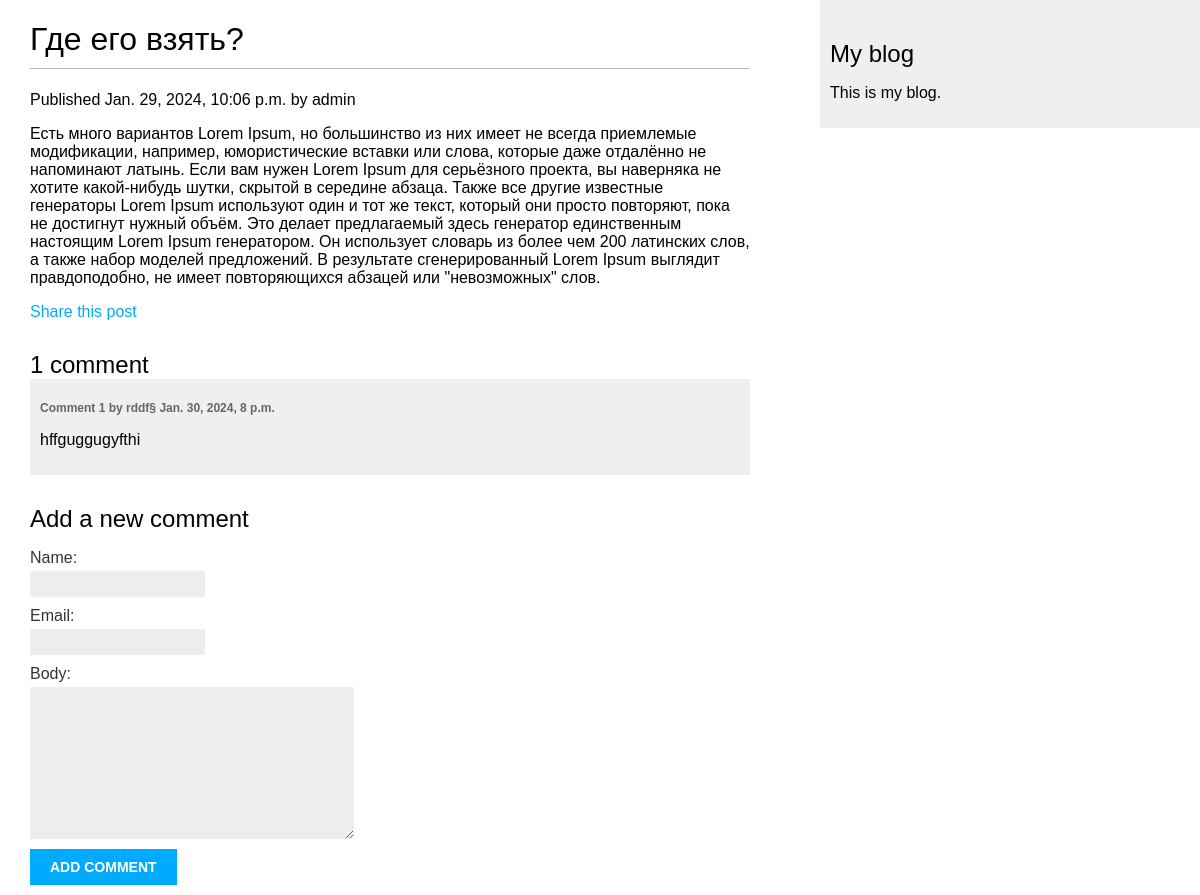
Page /blog/2024/1/29/gde-ego-vzyat/ on the committed database.
### blog/models.py (models this page shows, shortened)
class Post(models.Model):
    class Status(models.TextChoices):
        DRAFT = 'DF', 'Draft'
        PUBLISHED = 'PB', 'Published'
    title = models.CharField(max_length=250)
    slug = models.SlugField(max_length=250,
                            unique_for_date='publish')
    author = models.ForeignKey(User,
                               on_delete=models.CASCADE,
                               related_name='blog_posts')
    body = models.TextField()
    publish = models.DateTimeField(default=timezone.now)
    created = models.DateTimeField(auto_now_add=True)
    updated = models.DateTimeField(auto_now=True)
    status = models.CharField(max_length=2,
                              choices=Status.choices,
                              default=Status.DRAFT)
    object = models.Manager()
    published = PublishedManager()
    tags = TaggableManager()
    class Meta:
        ordering = ['-publish']
        indexes = [
            models.Index(fields=['-publish']),
        ]

class Comment(models.Model):
    post = models.ForeignKey(Post,
                             on_delete=models.CASCADE,
                             related_name='comments')
    name = models.CharField(max_length=80)
    email = models.EmailField()
    body = models.TextField()
    created = models.DateTimeField(auto_now=True)
    updated = models.DateTimeField(auto_now=True)
    active = models.BooleanField(default=True)
    class Meta:
        ordering = ['created']
        indexes = [
            models.Index(fields=['created']),
        ]

### blog/views.py (the view)
def post_detail(request, year, month, day, post):
    post = get_object_or_404(Post,
                             status=Post.Status.PUBLISHED,
                             slug=post,
                             publish__year=year,
                             publish__month=month,
                             publish__day=day)
    comments = post.comments.filter(active=True)
    form = CommentForm()
    return render(request,
                  'blog/post/detail.html',
                  {'post': post,
                   'comments': comments,
                   'form': form})

### blog/forms.py
class CommentForm(forms.ModelForm):
    class Meta:
        model = Comment
        fields = ['name', 'email', 'body']

### blog/templates/blog/post/detail.html (shortened to what this page needs)
{% extends "blog/base.html" %}
{% block content %}
<h1>{{ post.title }}</h1>
<p class=date">
    Published {{ post.publish }} by {{ post.author }}
</p>
{{ post.body|linebreaks }}
<p>
    <a href="{% url "blog:post_share" post.id %}">
    Share this post
    </a>
</p>
{% with comments.count as total_comments %}
<h2>
    {{ total_comments }} comment{{ total_comments|pluralize }}
</h2>
{% endwith %}
{% for comment in comments %}
<div class="comment">
    <p class="info">
        Comment {{ forloop.counter }} by {{ comment.name }}
        {{ comment.created }}
    </p>
    {{ comment.body|linebreaks }}
</div>
{% empty %}
<p>There are no comments.</p>
{% endfor %}
{% include "blog/post/includes/comment_form.html" %}
{% endblock %}

### blog/static/css/blog.css (style rules this page uses)
body { margin:0; padding:0; font-family:helvetica, sans-serif; }
a { color:#00abff; text-decoration:none; }
h1 { font-weight:normal; border-bottom:1px solid #bbb; padding:0 0 10px 0; }
h2 { font-weight:normal; margin:30px 0 0; }
label { float:left; clear:both; color:#333; margin-bottom:4px; }
input, textarea { clear:both; float:left; margin:0 0 10px; background:#ededed; border:0; padding:6px 10px; font-size:12px; }
.comment { padding:10px; }
.comment:nth-child(even) { background:#efefef; }
.comment .info { font-weight:bold; font-size:12px; color:#666; }

### rows in the picture
Post: title "Где его взять?", publish "Jan. 29, 2024, 10:06 p.m.", author "admin", body "Есть много вариантов Lorem Ipsum, но большинство из них имеет не всегда приемлемые модификации, например, юмористические вставки или слова, которые даже отдалённо не напоминают латынь. Если вам нужен Lorem Ipsum для серьёзного проекта, вы наверняка не хотите какой-нибудь шутки, скрытой в середине абзаца. Также все другие известные генераторы Lorem Ipsum используют один и тот же текст, который они просто повторяют, пока не достигнут нужный объём. Это делает предлагаемый здесь генератор единственным настоящим Lorem Ipsum генератором. Он использует словарь из более чем 200 латинских слов, а также набор моделей предложений. В результате сгенерированный Lorem Ipsum выглядит правдоподобно, не…"
Comment: name "rddf§", created "Jan. 30, 2024, 8 p.m.", body "hffguggugyfthi"

### other values in the picture
{{ total_comments }} "1"
